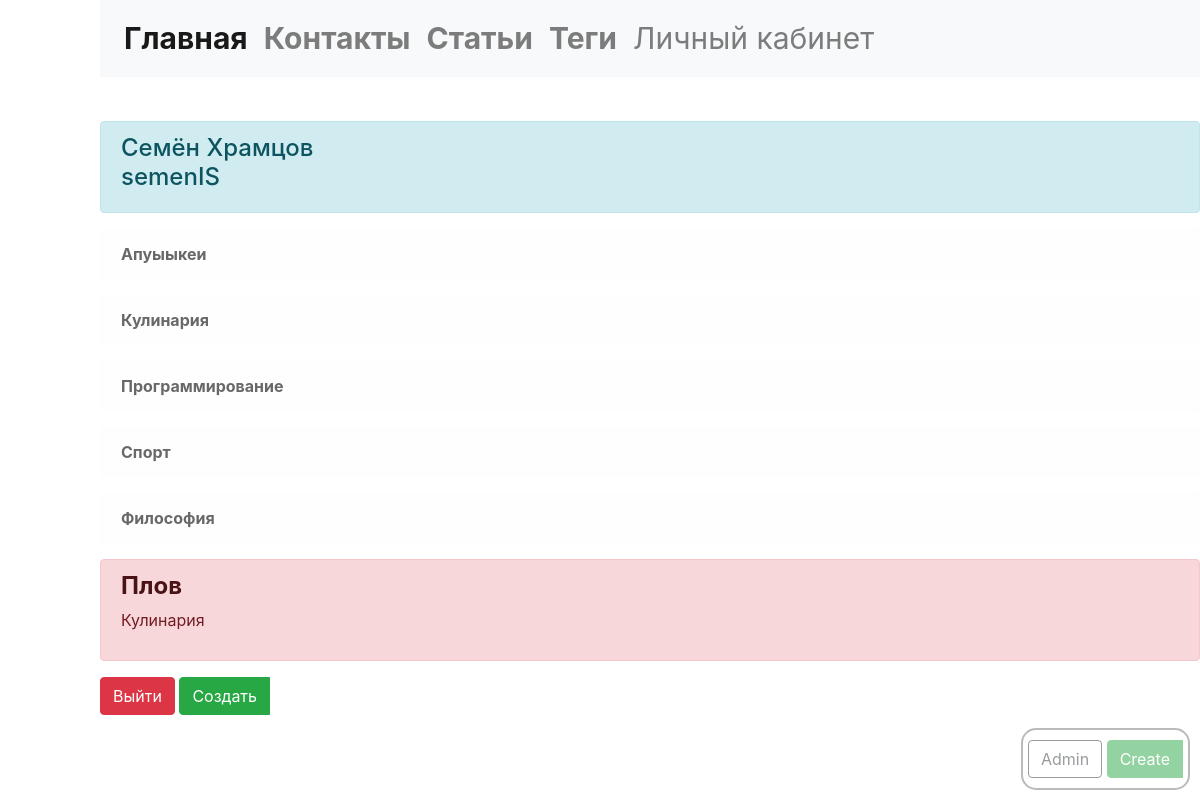
The page /kabinet/semenIS/ (signed in) on the database its author committed.
### Main/models.py (models this page shows, shortened)
class Tag(models.Model):
    name = models.CharField('Название', max_length=30, unique=True)
    slug = models.SlugField('URL', unique=True)
    author = models.ForeignKey('auth.User', on_delete=models.CASCADE,)
    def __str__(self):
        return self.name
    class Meta:
        verbose_name = 'Тег'
        verbose_name_plural = 'Теги'
        ordering = ["name"]

class MyArticles(models.Model):
    colors = {
        "success":'green',
        'warning':"yellow",
        'danger':"red" ,
        'dark': "black" ,
        'light': 'white',
        'info': 'blue',
   }
    name = models.CharField('Название', max_length=60, unique=True,)
    author = models.ForeignKey('auth.User', on_delete = models.CASCADE,)
    text = models.TextField('Tекст',)
    slug = models.SlugField(verbose_name='URL', max_length=50,)
    html_text = models.TextField(editable=False)
    data = models.DateTimeField('Дата', auto_now_add=True,)
    color = models.CharField('Цвет',max_length=10, choices=colors.items(), default='green')
    tag = models.ForeignKey(Tag, on_delete = models.CASCADE,verbose_name='тег',blank=True)
    class Meta:
        ordering = ["-name"]
        verbose_name = 'Статья'
        verbose_name_plural = 'Статьи'

### Main/views.py (the view)
# urls.py: path('kabinet/<path:username>/', views.kabinet, name='kabinet'),
def kabinet(request, username):
    user = User.objects.get(username=username)
    list_ = zip(
        MyArticles.objects.filter(author=user).__iter__(),
        Tag.objects.filter(author=user).__iter__(),
    )
    return render(request, 'user/kabinet.html', context={
        'user': user,
        'list_tag': Tag.objects.filter(author=user),
        'list_myarticles': MyArticles.objects.filter(author=user),
    })

### template/user/kabinet.html (shortened to what this page needs)
{% extends "layaut.html" %}
{% block content %}
        <div class="alert alert-info">
            <h4 class="alert-heading">
                {{user.first_name}}
                {{user.last_name}} <br>
                {{user.username}} <br>
            </h4>
        </div>
        <div class="grid-only">
            <div class="tags">
                {% for tag in list_tag %}
                <div class="alert alert-light tag">
                    <a href='{% url "main:tag_detail" slug=tag.slug %}' class="alert-link">
                        {{tag}}
                    </a>
                </div>
                {% endfor %}
            </div>
            <div class="articles">
                {% for i in list_myarticles %}
                <div class="alert alert-{{i.color}} article" role="alert">
                    <h4>
                        <a href='{% url "main:detail" i.slug %}' class="alert-link">
                            {{i.name}}
                        </a>
                    </h4>
                    <p>{{i.tag}}</p>
                </div>
                {% endfor %}
            </div>
          </div>
          <a href="{% url 'main:lagaut' username=user.username%} " class="btn btn-danger">Выйти</a>
          <div class="btn-group" role="group">
                <div class="btn-group" role="group">
                  <button id="btnGroupDrop1" class="btn btn-success btn-a" data-toggle="dropdown" aria-haspopup="true" aria-expanded="false">
                    Создать
                  </button>
                </div>
              </div>
    </div>
{% endblock content %}

### rows shown on the page
Tag: name "Апуыыкеи"
Tag: name "Кулинария"
Tag: name "Программирование"
Tag: name "Спорт"
Tag: name "Философия"
MyArticles: name "Плов", tag "Кулинария"

### other values the page prints
{{ user.first_name }} "Семён"
{{ user.last_name }} "Храмцов"
{{ user.username }} "semenIS"
